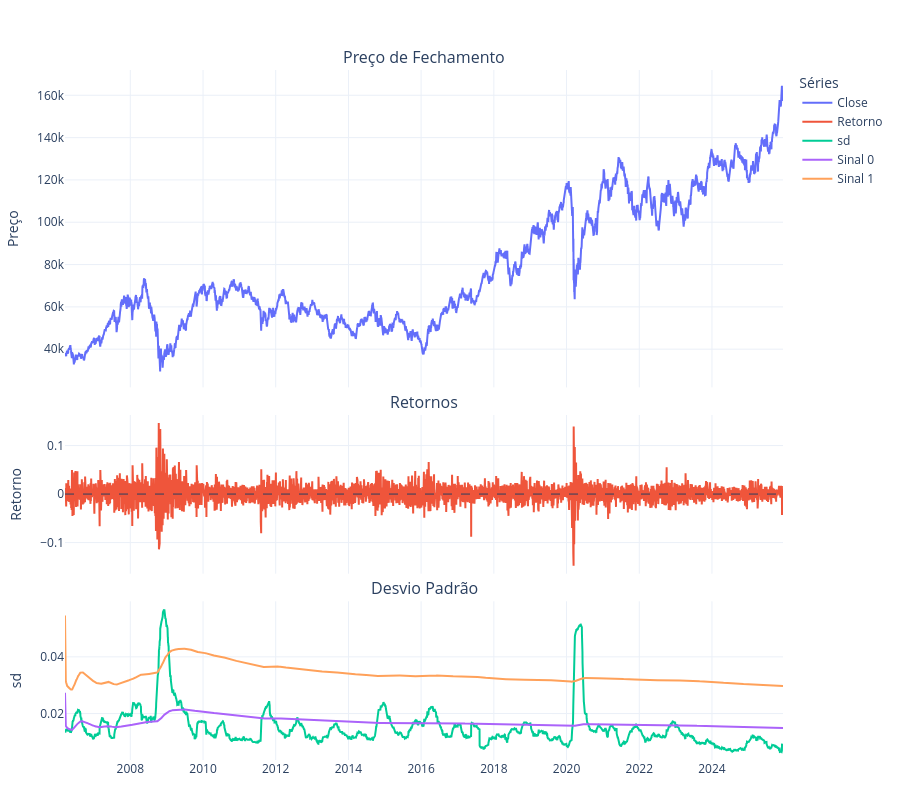

Notebook source saved alongside this figure:
### Code cell
import plotly.express as px
from plotly.subplots import make_subplots

fig = make_subplots(
    rows=3,
    cols=1,
    shared_xaxes=True,
    vertical_spacing=0.04,
    row_heights=[0.5, 0.25, 0.25],
    subplot_titles=(
        "Preço de Fechamento",
        "Retornos",
        "Desvio Padrão"
    )
)

# --- 1. Preço de Fechamento ---
fig.add_scatter(
    x=df.index,
    y=df["Close"],
    mode="lines",
    name="Close",
    row=1,
    col=1
)

# --- 2. Retornos ---
fig.add_scatter(
    x=df.index,
    y=df["retorno"],
    mode="lines",
    name="Retorno",
    row=2,
    col=1
)

# Linha zero (referência)
fig.add_hline(
    y=0,
    line_width=1,
    line_dash="dash",
    row=2,
    col=1
)

# --- 3. Volatilidade + Sinais ---
fig.add_scatter(
    x=df.index,
    y=df["sd"],
    mode="lines",
    name="sd",
    row=3,
    col=1
)

fig.add_scatter(
    x=df.index,
    y=df["sinal_0"],
    mode="lines",
    name="Sinal 0",
    row=3,
    col=1
)

fig.add_scatter(
    x=df.index,
    y=df["sinal_1"],
    mode="lines",
    name="Sinal 1",
    row=3,
    col=1
)

# --- Layout profissional ---
fig.update_layout(
    height=800,
    template="plotly_white",
    hovermode="x unified",
    legend_title_text="Séries",
    margin=dict(t=70, b=40, l=60, r=40)
)

fig.update_xaxes(title_text=None)
fig.update_yaxes(title_text="Preço", row=1, col=1)
fig.update_yaxes(title_text="Retorno", row=2, col=1)
fig.update_yaxes(title_text="sd", row=3, col=1)

fig.show()

### Figure 1 — Plotly figure (JSON) as saved in the notebook; plotly's stock layout.template omitted (floating-point values rounded to 4 significant figures; data arrays with more than 128 entries replaced by an {"elided": "..."} marker saying what was removed)
{"data": [{"mode": "lines", "name": "Close", "type": "scatter", "x": {"elided": "4892 str values"}, "xaxis": "x", "y": {"elided": "4892 float values"}, "yaxis": "y"}, {"mode": "lines", "name": "Retorno", "type": "scatter", "x": {"elided": "4892 str values"}, "xaxis": "x2", "y": {"elided": "4892 float values"}, "yaxis": "y2"}, {"mode": "lines", "name": "sd", "type": "scatter", "x": {"elided": "4892 str values"}, "xaxis": "x3", "y": {"elided": "4892 float values"}, "yaxis": "y3"}, {"mode": "lines", "name": "Sinal 0", "type": "scatter", "x": {"elided": "4892 str values"}, "xaxis": "x3", "y": {"elided": "4892 float values"}, "yaxis": "y3"}, {"mode": "lines", "name": "Sinal 1", "type": "scatter", "x": {"elided": "4892 str values"}, "xaxis": "x3", "y": {"elided": "4892 float values"}, "yaxis": "y3"}], "layout": {"annotations": [{"font": {"size": 16}, "showarrow": false, "text": "Preço de Fechamento", "x": 0.5, "xanchor": "center", "xref": "paper", "y": 1, "yanchor": "bottom", "yref": "paper"}, {"font": {"size": 16}, "showarrow": false, "text": "Retornos", "x": 0.5, "xanchor": "center", "xref": "paper", "y": 0.5, "yanchor": "bottom", "yref": "paper"}, {"font": {"size": 16}, "showarrow": false, "text": "Desvio Padrão", "x": 0.5, "xanchor": "center", "xref": "paper", "y": 0.23, "yanchor": "bottom", "yref": "paper"}], "height": 800, "hovermode": "x unified", "legend": {"title": {"text": "Séries"}}, "margin": {"b": 40, "l": 60, "r": 40, "t": 70}, "shapes": [{"line": {"dash": "dash", "width": 1}, "type": "line", "x0": 0, "x1": 1, "xref": "x2 domain", "y0": 0, "y1": 0, "yref": "y2"}], "xaxis": {"anchor": "y", "domain": [0, 1], "matches": "x3", "showticklabels": false}, "xaxis2": {"anchor": "y2", "domain": [0, 1], "matches": "x3", "showticklabels": false}, "xaxis3": {"anchor": "y3", "domain": [0, 1]}, "yaxis": {"anchor": "x", "domain": [0.54, 1], "title": {"text": "Preço"}}, "yaxis2": {"anchor": "x2", "domain": [0.27, 0.5], "title": {"text": "Retorno"}}, "yaxis3": {"anchor": "x3", "domain": [0, 0.23], "title": {"text": "sd"}}}}
